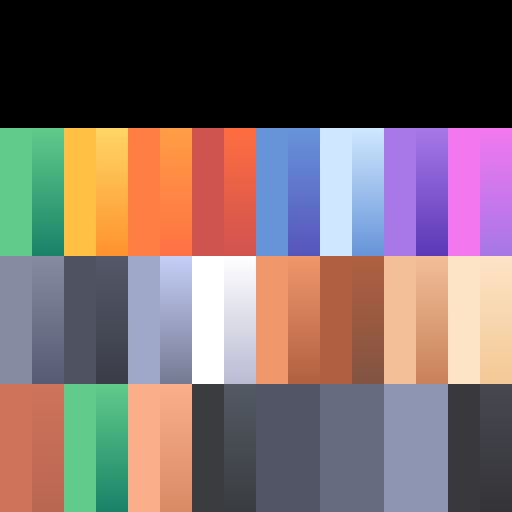
#> input picture godot/world3d/tex/block_palette_albedo.png, 512 x 512 px, given in place of RoofingTiles006_1K-JPG_Color.jpg, which was not available
$ python prep.py
#> lines starting #> are read from the running program, lines starting #| are printed output that depends on the picture
import os, shutil
from PIL import Image
D = "/tmp/claude-1000/assets-dl"
T = "/home/ixaxaar/src/ORGS/cobanana/grid/godot/world3d/tex"
os.makedirs(T, exist_ok=True)

def jpg(src, name, size=1024, q=88):
#> called with name = 'roof_albedo', size = 1024, q = 88
    im = Image.open(src).convert("RGB")
#> im is the input picture: PIL image 512x512 RGB; mean R, G, B 121.7, 103.8, 103.8
    if im.size != (size, size): im = im.resize((size, size), Image.LANCZOS)
#> im: PIL image 1024x1024 RGB
    im.save(f"{T}/{name}.jpg", quality=q, optimize=True)
    return name + ".jpg"

out = []
for acg, nm in [("RoofingTiles006", "roof"), ("Plaster001", "plaster"), ("Gravel023", "gravel"), ("Asphalt031", "asphalt"), ("Concrete034", "concrete")]:
    b = f"{D}/acg/z_{acg}/x/{acg}_1K-JPG"
    out.append(jpg(b + "_Color.jpg", nm + "_albedo"))
    out.append(jpg(b + "_NormalGL.jpg", nm + "_normal"))
#> call 2 of jpg, with name = 'roof_normal', size = 1024, q = 88
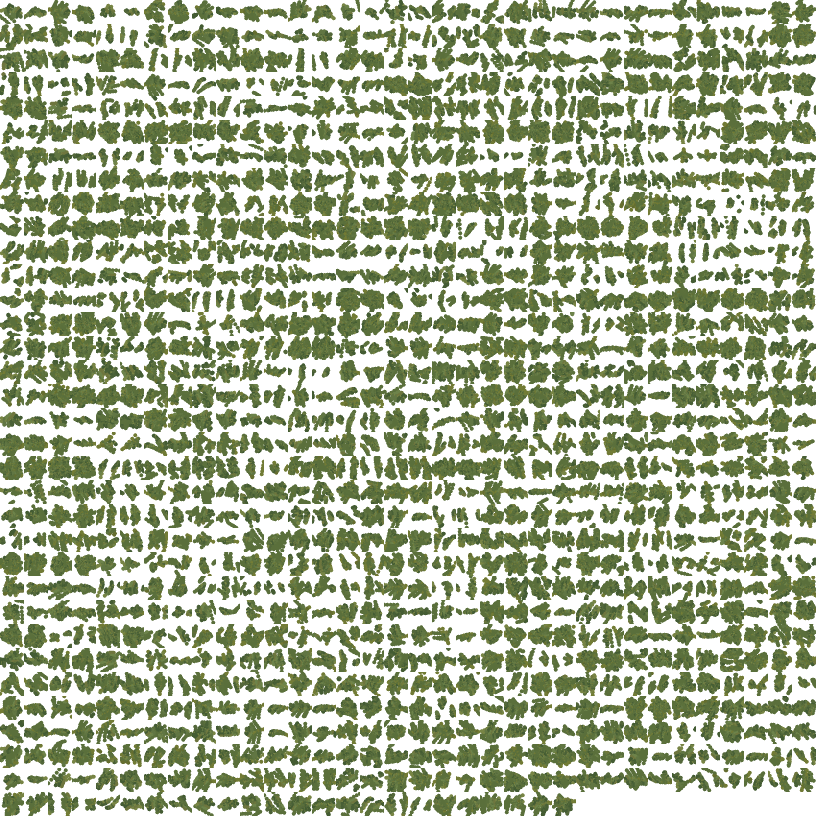
#> input picture godot/world3d/tex/tree_broad_atlas0.png, 1632 x 1632 px, given in place of RoofingTiles006_1K-JPG_NormalGL.jpg, which was not available (shown at 1/2 size)
#> in jpg (call 2), `im = Image.open(src).convert("RGB")`:
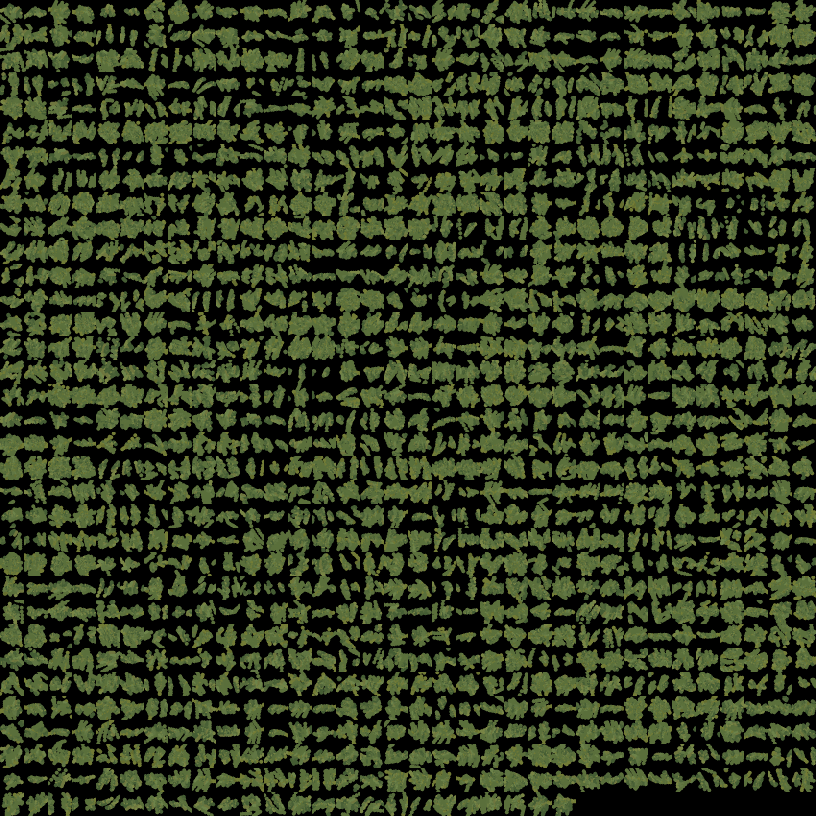
#> im: PIL image 1632x1632 RGB (shown at 1/2 size); mean R, G, B 47.1, 56.7, 30.1
#> in jpg (call 2), `if im.size != (size, size): im = im.resize((size, size), Image.LANCZOS)`:
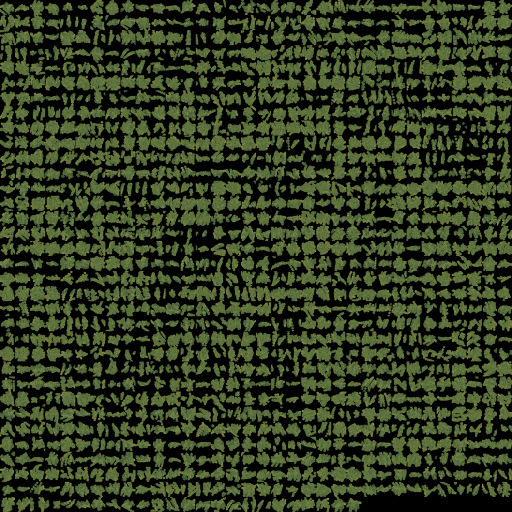
#> im: PIL image 1024x1024 RGB (shown at 1/2 size); mean R, G, B 47.7, 57.4, 30.5
    out.append(jpg(b + "_Roughness.jpg", nm + "_rough"))
#> (the run stopped early here; a loop or call above may not have finished)
